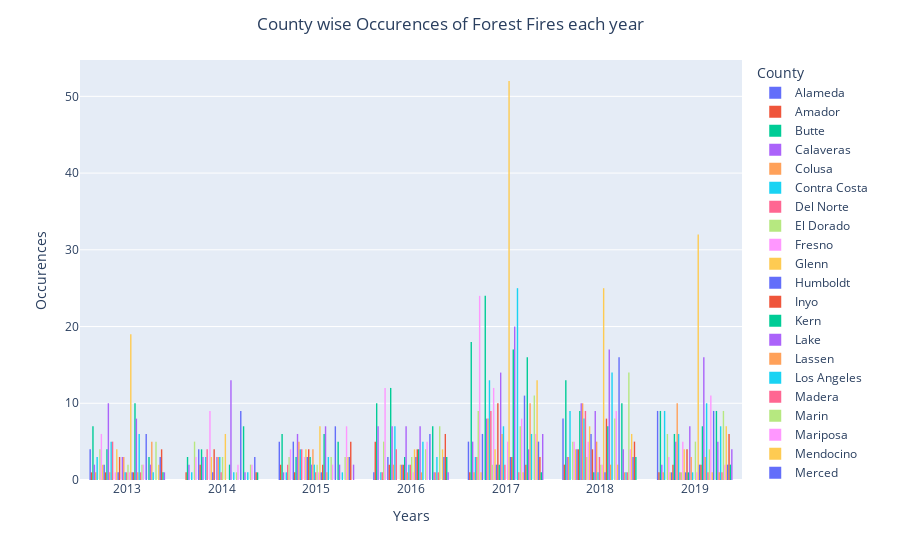

Write notebook code for a chart like this one.
### Markdown cell above
### On studying about the frequency of forest fires from our collected data, it is evident that the year of 2017 saw the maximum number of forest fire occurrences which was over 400. The year of 2014 had the least occurrences which was just above 100, followed by the consecutive year of 2015. The graph below shows that the frequency has only grown over the years and each time the count has remained above 100.

### Code cell
fig=px.histogram(rslt_df, x='Date',color="County", barmode='group',labels={"Date": "Years", "count": "Occurences of ForestFires"}
    ).update_layout(
    title={"text": "County wise Occurences of Forest Fires each year", "x": 0.5}, yaxis_title="Occurences")
fig.show()

### Figure 1 — Plotly figure (JSON) as saved in the notebook; plotly's stock layout.template omitted (floating-point values rounded to 4 significant figures; data arrays with more than 128 entries replaced by an {"elided": "..."} marker saying what was removed)
{"data": [{"alignmentgroup": "True", "bingroup": "x", "hovertemplate": "County=Alameda<br>Years=%{x}<br>count=%{y}<extra></extra>", "legendgroup": "Alameda", "marker": {"color": "#636efa", "pattern": {"shape": ""}}, "name": "Alameda", "offsetgroup": "Alameda", "orientation": "v", "showlegend": true, "type": "histogram", "x": [2013, 2013, 2013, 2013, 2015, 2015, 2015, 2015, 2015, 2016, 2017, 2017, 2017, 2017, 2017, 2018, 2018, 2018, 2018, 2018, 2018, 2018, 2018, 2019, 2019, 2019, 2019, 2019, 2019, 2019, 2019, 2019], "xaxis": "x", "yaxis": "y"}, {"alignmentgroup": "True", "bingroup": "x", "hovertemplate": "County=Amador<br>Years=%{x}<br>count=%{y}<extra></extra>", "legendgroup": "Amador", "marker": {"color": "#EF553B", "pattern": {"shape": ""}}, "name": "Amador", "offsetgroup": "Amador", "orientation": "v", "showlegend": true, "type": "histogram", "x": [2013, 2014, 2015, 2015, 2016, 2016, 2016, 2016, 2016, 2017, 2018, 2018, 2019], "xaxis": "x", "yaxis": "y"}, {"alignmentgroup": "True", "bingroup": "x", "hovertemplate": "County=Butte<br>Years=%{x}<br>count=%{y}<extra></extra>", "legendgroup": "Butte", "marker": {"color": "#00cc96", "pattern": {"shape": ""}}, "name": "Butte", "offsetgroup": "Butte", "orientation": "v", "showlegend": true, "type": "histogram", "x": [2013, 2013, 2013, 2013, 2013, 2013, 2013, 2014, 2014, 2014, 2015, 2015, 2015, 2015, 2015, 2015, 2016, 2016, 2016, 2016, 2016, 2016, 2016, 2016, 2016, 2016, 2017, 2017, 2017, 2017, 2017, 2017, 2017, 2017, 2017, 2017, 2017, 2017, 2017, 2017, 2017, 2017, 2017, 2017, 2018, 2018, 2018, 2018, 2018, 2018, 2018, 2018, 2018, 2018, 2018, 2018, 2018, 2019, 2019, 2019, 2019, 2019, 2019, 2019, 2019, 2019], "xaxis": "x", "yaxis": "y"}, {"alignmentgroup": "True", "bingroup": "x", "hovertemplate": "County=Calaveras<br>Years=%{x}<br>count=%{y}<extra></extra>", "legendgroup": "Calaveras", "marker": {"color": "#ab63fa", "pattern": {"shape": ""}}, "name": "Calaveras", "offsetgroup": "Calaveras", "orientation": "v", "showlegend": true, "type": "histogram", "x": [2013, 2013, 2014, 2014, 2015, 2016, 2016, 2016, 2016, 2016, 2016, 2016, 2017, 2017, 2017, 2017, 2017, 2018, 2018, 2018, 2019, 2019], "xaxis": "x", "yaxis": "y"}, {"alignmentgroup": "True", "bingroup": "x", "hovertemplate": "County=Colusa<br>Years=%{x}<br>count=%{y}<extra></extra>", "legendgroup": "Colusa", "marker": {"color": "#FFA15A", "pattern": {"shape": ""}}, "name": "Colusa", "offsetgroup": "Colusa", "orientation": "v", "showlegend": true, "type": "histogram", "x": [2013, 2017, 2018, 2018, 2018, 2019], "xaxis": "x", "yaxis": "y"}, {"alignmentgroup": "True", "bingroup": "x", "hovertemplate": "County=Contra Costa<br>Years=%{x}<br>count=%{y}<extra></extra>", "legendgroup": "Contra Costa", "marker": {"color": "#19d3f3", "pattern": {"shape": ""}}, "name": "Contra Costa", "offsetgroup": "Contra Costa", "orientation": "v", "showlegend": true, "type": "histogram", "x": [2013, 2013, 2013, 2014, 2015, 2016, 2017, 2017, 2017, 2018, 2018, 2018, 2018, 2018, 2018, 2018, 2018, 2018, 2019, 2019, 2019, 2019, 2019, 2019, 2019, 2019, 2019], "xaxis": "x", "yaxis": "y"}, {"alignmentgroup": "True", "bingroup": "x", "hovertemplate": "County=Del Norte<br>Years=%{x}<br>count=%{y}<extra></extra>", "legendgroup": "Del Norte", "marker": {"color": "#FF6692", "pattern": {"shape": ""}}, "name": "Del Norte", "offsetgroup": "Del Norte", "orientation": "v", "showlegend": true, "type": "histogram", "x": [2015, 2015, 2016, 2017, 2017, 2017], "xaxis": "x", "yaxis": "y"}, {"alignmentgroup": "True", "bingroup": "x", "hovertemplate": "County=El Dorado<br>Years=%{x}<br>count=%{y}<extra></extra>", "legendgroup": "El Dorado", "marker": {"color": "#B6E880", "pattern": {"shape": ""}}, "name": "El Dorado", "offsetgroup": "El Dorado", "orientation": "v", "showlegend": true, "type": "histogram", "x": [2013, 2013, 2013, 2013, 2014, 2014, 2014, 2014, 2014, 2015, 2015, 2015, 2016, 2016, 2016, 2016, 2016, 2017, 2017, 2017, 2017, 2017, 2017, 2017, 2017, 2017, 2018, 2018, 2018, 2018, 2018, 2019, 2019, 2019, 2019, 2019, 2019], "xaxis": "x", "yaxis": "y"}, {"alignmentgroup": "True", "bingroup": "x", "hovertemplate": "County=Fresno<br>Years=%{x}<br>count=%{y}<extra></extra>", "legendgroup": "Fresno", "marker": {"color": "#FF97FF", "pattern": {"shape": ""}}, "name": "Fresno", "offsetgroup": "Fresno", "orientation": "v", "showlegend": true, "type": "histogram", "x": [2013, 2013, 2013, 2013, 2013, 2013, 2014, 2014, 2014, 2015, 2015, 2015, 2015, 2016, 2016, 2016, 2016, 2016, 2016, 2016, 2016, 2016, 2016, 2016, 2016, 2017, 2017, 2017, 2017, 2017, 2017, 2017, 2017, 2017, 2017, 2017, 2017, 2017, 2017, 2017, 2017, 2017, 2017, 2017, 2017, 2017, 2017, 2017, 2017, 2018, 2018, 2018, 2018, 2018, 2019, 2019, 2019], "xaxis": "x", "yaxis": "y"}, {"alignmentgroup": "True", "bingroup": "x", "hovertemplate": "County=Glenn<br>Years=%{x}<br>count=%{y}<extra></extra>", "legendgroup": "Glenn", "marker": {"color": "#FECB52", "pattern": {"shape": ""}}, "name": "Glenn", "offsetgroup": "Glenn", "orientation": "v", "showlegend": true, "type": "histogram", "x": [2013, 2013, 2017, 2018, 2018, 2018, 2018, 2019], "xaxis": "x", "yaxis": "y"}, {"alignmentgroup": "True", "bingroup": "x", "hovertemplate": "County=Humboldt<br>Years=%{x}<br>count=%{y}<extra></extra>", "legendgroup": "Humboldt", "marker": {"color": "#636efa", "pattern": {"shape": ""}}, "name": "Humboldt", "offsetgroup": "Humboldt", "orientation": "v", "showlegend": true, "type": "histogram", "x": [2013, 2013, 2014, 2014, 2014, 2014, 2015, 2015, 2015, 2015, 2015, 2016, 2016, 2016, 2017, 2017, 2017, 2017, 2017, 2017, 2018, 2018, 2018, 2018, 2019], "xaxis": "x", "yaxis": "y"}, {"alignmentgroup": "True", "bingroup": "x", "hovertemplate": "County=Inyo<br>Years=%{x}<br>count=%{y}<extra></extra>", "legendgroup": "Inyo", "marker": {"color": "#EF553B", "pattern": {"shape": ""}}, "name": "Inyo", "offsetgroup": "Inyo", "orientation": "v", "showlegend": true, "type": "histogram", "x": [2013, 2014, 2014, 2015, 2016, 2016, 2018, 2018, 2018, 2018, 2019, 2019], "xaxis": "x", "yaxis": "y"}, {"alignmentgroup": "True", "bingroup": "x", "hovertemplate": "County=Kern<br>Years=%{x}<br>count=%{y}<extra></extra>", "legendgroup": "Kern", "marker": {"color": "#00cc96", "pattern": {"shape": ""}}, "name": "Kern", "offsetgroup": "Kern", "orientation": "v", "showlegend": true, "type": "histogram", "x": [2013, 2013, 2013, 2013, 2014, 2014, 2014, 2014, 2015, 2015, 2015, 2016, 2016, 2016, 2016, 2016, 2016, 2016, 2016, 2016, 2016, 2016, 2016, 2017, 2017, 2017, 2017, 2017, 2017, 2017, 2017, 2017, 2017, 2017, 2017, 2017, 2017, 2017, 2017, 2017, 2017, 2017, 2017, 2017, 2017, 2017, 2017, 2018, 2018, 2018, 2018, 2018, 2018, 2018, 2018, 2018, 2019, 2019, 2019, 2019, 2019, 2019], "xaxis": "x", "yaxis": "y"}, {"alignmentgroup": "True", "bingroup": "x", "hovertemplate": "County=Lake<br>Years=%{x}<br>count=%{y}<extra></extra>", "legendgroup": "Lake", "marker": {"color": "#ab63fa", "pattern": {"shape": ""}}, "name": "Lake", "offsetgroup": "Lake", "orientation": "v", "showlegend": true, "type": "histogram", "x": [2013, 2013, 2013, 2013, 2013, 2013, 2013, 2013, 2013, 2013, 2014, 2014, 2014, 2015, 2015, 2015, 2015, 2015, 2015, 2016, 2016, 2016, 2016, 2016, 2016, 2016, 2017, 2017, 2017, 2017, 2017, 2017, 2017, 2017, 2018, 2018, 2018, 2018, 2018, 2018, 2018, 2018, 2018, 2018, 2019, 2019, 2019, 2019, 2019], "xaxis": "x", "yaxis": "y"}, {"alignmentgroup": "True", "bingroup": "x", "hovertemplate": "County=Lassen<br>Years=%{x}<br>count=%{y}<extra></extra>", "legendgroup": "Lassen", "marker": {"color": "#FFA15A", "pattern": {"shape": ""}}, "name": "Lassen", "offsetgroup": "Lassen", "orientation": "v", "showlegend": true, "type": "histogram", "x": [2013, 2015, 2015, 2015, 2015, 2015, 2016, 2016, 2017, 2017, 2017, 2017, 2017, 2017, 2017, 2017, 2018, 2018, 2018, 2018, 2018, 2018, 2018, 2018, 2018, 2018, 2019, 2019, 2019, 2019, 2019, 2019, 2019, 2019, 2019, 2019], "xaxis": "x", "yaxis": "y"}, {"alignmentgroup": "True", "bingroup": "x", "hovertemplate": "County=Los Angeles<br>Years=%{x}<br>count=%{y}<extra></extra>", "legendgroup": "Los Angeles", "marker": {"color": "#19d3f3", "pattern": {"shape": ""}}, "name": "Los Angeles", "offsetgroup": "Los Angeles", "orientation": "v", "showlegend": true, "type": "histogram", "x": [2013, 2013, 2013, 2013, 2013, 2014, 2014, 2014, 2015, 2015, 2015, 2015, 2016, 2016, 2016, 2016, 2016, 2016, 2016, 2017, 2017, 2017, 2017, 2017, 2017, 2017, 2017, 2017, 2017, 2017, 2017, 2017, 2018, 2018, 2018, 2018, 2018, 2018, 2018, 2018, 2019, 2019, 2019, 2019, 2019, 2019], "xaxis": "x", "yaxis": "y"}, {"alignmentgroup": "True", "bingroup": "x", "hovertemplate": "County=Madera<br>Years=%{x}<br>count=%{y}<extra></extra>", "legendgroup": "Madera", "marker": {"color": "#FF6692", "pattern": {"shape": ""}}, "name": "Madera", "offsetgroup": "Madera", "orientation": "v", "showlegend": true, "type": "histogram", "x": [2013, 2013, 2013, 2013, 2013, 2014, 2014, 2014, 2014, 2015, 2015, 2015, 2015, 2016, 2016, 2016, 2016, 2017, 2017, 2017, 2017, 2017, 2017, 2017, 2017, 2017, 2018, 2018, 2018, 2018, 2018, 2018, 2018, 2018, 2018, 2019], "xaxis": "x", "yaxis": "y"}, {"alignmentgroup": "True", "bingroup": "x", "hovertemplate": "County=Marin<br>Years=%{x}<br>count=%{y}<extra></extra>", "legendgroup": "Marin", "marker": {"color": "#B6E880", "pattern": {"shape": ""}}, "name": "Marin", "offsetgroup": "Marin", "orientation": "v", "showlegend": true, "type": "histogram", "x": [2017, 2017, 2018, 2018, 2018, 2019], "xaxis": "x", "yaxis": "y"}, {"alignmentgroup": "True", "bingroup": "x", "hovertemplate": "County=Mariposa<br>Years=%{x}<br>count=%{y}<extra></extra>", "legendgroup": "Mariposa", "marker": {"color": "#FF97FF", "pattern": {"shape": ""}}, "name": "Mariposa", "offsetgroup": "Mariposa", "orientation": "v", "showlegend": true, "type": "histogram", "x": [2013, 2014, 2014, 2014, 2014, 2014, 2014, 2014, 2014, 2014, 2015, 2015, 2015, 2017, 2017, 2017, 2017, 2017, 2017, 2017, 2017, 2017, 2017, 2017, 2017, 2018, 2018, 2018, 2018, 2018, 2019, 2019, 2019, 2019, 2019], "xaxis": "x", "yaxis": "y"}, {"alignmentgroup": "True", "bingroup": "x", "hovertemplate": "County=Mendocino<br>Years=%{x}<br>count=%{y}<extra></extra>", "legendgroup": "Mendocino", "marker": {"color": "#FECB52", "pattern": {"shape": ""}}, "name": "Mendocino", "offsetgroup": "Mendocino", "orientation": "v", "showlegend": true, "type": "histogram", "x": [2013, 2013, 2013, 2013, 2014, 2014, 2014, 2015, 2015, 2015, 2015, 2016, 2016, 2017, 2017, 2017, 2017, 2018, 2018, 2018, 2018, 2018, 2018, 2018, 2019, 2019, 2019, 2019], "xaxis": "x", "yaxis": "y"}, {"alignmentgroup": "True", "bingroup": "x", "hovertemplate": "County=Merced<br>Years=%{x}<br>count=%{y}<extra></extra>", "legendgroup": "Merced", "marker": {"color": "#636efa", "pattern": {"shape": ""}}, "name": "Merced", "offsetgroup": "Merced", "orientation": "v", "showlegend": true, "type": "histogram", "x": [2013, 2014, 2015, 2015, 2015, 2016, 2016, 2017, 2017, 2018, 2018, 2018, 2018, 2018, 2018, 2019], "xaxis": "x", "yaxis": "y"}, {"alignmentgroup": "True", "bingroup": "x", "hovertemplate": "County=Modoc<br>Years=%{x}<br>count=%{y}<extra></extra>", "legendgroup": "Modoc", "marker": {"color": "#EF553B", "pattern": {"shape": ""}}, "name": "Modoc", "offsetgroup": "Modoc", "orientation": "v", "showlegend": true, "type": "histogram", "x": [2013, 2013, 2013, 2014, 2014, 2014, 2014, 2015, 2015, 2015, 2015, 2016, 2016, 2017, 2017, 2017, 2017, 2017, 2017, 2017, 2017, 2017, 2017, 2018, 2018, 2018, 2018, 2019, 2019, 2019, 2019], "xaxis": "x", "yaxis": "y"}, {"alignmentgroup": "True", "bingroup": "x", "hovertemplate": "County=Mono<br>Years=%{x}<br>count=%{y}<extra></extra>", "legendgroup": "Mono", "marker": {"color": "#00cc96", "pattern": {"shape": ""}}, "name": "Mono", "offsetgroup": "Mono", "orientation": "v", "showlegend": true, "type": "histogram", "x": [2015, 2015, 2015, 2016, 2016, 2016, 2017, 2017, 2018, 2019], "xaxis": "x", "yaxis": "y"}, {"alignmentgroup": "True", "bingroup": "x", "hovertemplate": "County=Monterey<br>Years=%{x}<br>count=%{y}<extra></extra>", "legendgroup": "Monterey", "marker": {"color": "#ab63fa", "pattern": {"shape": ""}}, "name": "Monterey", "offsetgroup": "Monterey", "orientation": "v", "showlegend": true, "type": "histogram", "x": [2013, 2013, 2013, 2014, 2014, 2014, 2015, 2015, 2016, 2016, 2016, 2016, 2016, 2016, 2016, 2017, 2017, 2017, 2017, 2017, 2017, 2017, 2017, 2017, 2017, 2017, 2017, 2017, 2017, 2018, 2018, 2018, 2018, 2018, 2018, 2018, 2018, 2018, 2019, 2019, 2019, 2019, 2019, 2019, 2019], "xaxis": "x", "yaxis": "y"}, {"alignmentgroup": "True", "bingroup": "x", "hovertemplate": "County=Napa<br>Years=%{x}<br>count=%{y}<extra></extra>", "legendgroup": "Napa", "marker": {"color": "#FFA15A", "pattern": {"shape": ""}}, "name": "Napa", "offsetgroup": "Napa", "orientation": "v", "showlegend": true, "type": "histogram", "x": [2013, 2013, 2013, 2014, 2014, 2014, 2015, 2015, 2015, 2015, 2016, 2017, 2017, 2017, 2017, 2017, 2017, 2018, 2018, 2018, 2018, 2018, 2019, 2019, 2019], "xaxis": "x", "yaxis": "y"}, {"alignmentgroup": "True", "bingroup": "x", "hovertemplate": "County=Nevada<br>Years=%{x}<br>count=%{y}<extra></extra>", "legendgroup": "Nevada", "marker": {"color": "#19d3f3", "pattern": {"shape": ""}}, "name": "Nevada", "offsetgroup": "Nevada", "orientation": "v", "showlegend": true, "type": "histogram", "x": [2013, 2014, 2014, 2014, 2015, 2015, 2016, 2016, 2017, 2017, 2017, 2017, 2017, 2017, 2017, 2018, 2019], "xaxis": "x", "yaxis": "y"}, {"alignmentgroup": "True", "bingroup": "x", "hovertemplate": "County=Orange<br>Years=%{x}<br>count=%{y}<extra></extra>", "legendgroup": "Orange", "marker": {"color": "#FF6692", "pattern": {"shape": ""}}, "name": "Orange", "offsetgroup": "Orange", "orientation": "v", "showlegend": true, "type": "histogram", "x": [2013, 2014, 2015, 2016, 2016, 2017, 2017, 2018, 2018, 2018], "xaxis": "x", "yaxis": "y"}, {"alignmentgroup": "True", "bingroup": "x", "hovertemplate": "County=Placer<br>Years=%{x}<br>count=%{y}<extra></extra>", "legendgroup": "Placer", "marker": {"color": "#B6E880", "pattern": {"shape": ""}}, "name": "Placer", "offsetgroup": "Placer", "orientation": "v", "showlegend": true, "type": "histogram", "x": [2013, 2013, 2014, 2014, 2014, 2015, 2015, 2016, 2016, 2016, 2018, 2018, 2019, 2019, 2019, 2019, 2019], "xaxis": "x", "yaxis": "y"}, {"alignmentgroup": "True", "bingroup": "x", "hovertemplate": "County=Plumas<br>Years=%{x}<br>count=%{y}<extra></extra>", "legendgroup": "Plumas", "marker": {"color": "#FF97FF", "pattern": {"shape": ""}}, "name": "Plumas", "offsetgroup": "Plumas", "orientation": "v", "showlegend": true, "type": "histogram", "x": [2013, 2015, 2016, 2017, 2017, 2017, 2017, 2017, 2018, 2018, 2019], "xaxis": "x", "yaxis": "y"}, {"alignmentgroup": "True", "bingroup": "x", "hovertemplate": "County=Riverside<br>Years=%{x}<br>count=%{y}<extra></extra>", "legendgroup": "Riverside", "marker": {"color": "#FECB52", "pattern": {"shape": ""}}, "name": "Riverside", "offsetgroup": "Riverside", "orientation": "v", "showlegend": true, "type": "histogram", "x": {"elided": "145 int values"}, "xaxis": "x", "yaxis": "y"}, {"alignmentgroup": "True", "bingroup": "x", "hovertemplate": "County=Sacramento<br>Years=%{x}<br>count=%{y}<extra></extra>", "legendgroup": "Sacramento", "marker": {"color": "#636efa", "pattern": {"shape": ""}}, "name": "Sacramento", "offsetgroup": "Sacramento", "orientation": "v", "showlegend": true, "type": "histogram", "x": [2013, 2015, 2016, 2016, 2016, 2017, 2017, 2017, 2018, 2019, 2019], "xaxis": "x", "yaxis": "y"}, {"alignmentgroup": "True", "bingroup": "x", "hovertemplate": "County=San Benito<br>Years=%{x}<br>count=%{y}<extra></extra>", "legendgroup": "San Benito", "marker": {"color": "#EF553B", "pattern": {"shape": ""}}, "name": "San Benito", "offsetgroup": "San Benito", "orientation": "v", "showlegend": true, "type": "histogram", "x": [2013, 2015, 2015, 2016, 2016, 2016, 2016, 2017, 2017, 2017, 2018, 2018, 2018, 2018, 2018, 2018, 2018, 2018, 2019, 2019], "xaxis": "x", "yaxis": "y"}, {"alignmentgroup": "True", "bingroup": "x", "hovertemplate": "County=San Bernardino<br>Years=%{x}<br>count=%{y}<extra></extra>", "legendgroup": "San Bernardino", "marker": {"color": "#00cc96", "pattern": {"shape": ""}}, "name": "San Bernardino", "offsetgroup": "San Bernardino", "orientation": "v", "showlegend": true, "type": "histogram", "x": [2013, 2013, 2013, 2013, 2013, 2013, 2013, 2013, 2013, 2013, 2014, 2014, 2015, 2015, 2015, 2015, 2015, 2015, 2016, 2016, 2016, 2016, 2017, 2017, 2017, 2017, 2017, 2017, 2017, 2017, 2017, 2017, 2017, 2017, 2017, 2017, 2017, 2017, 2017, 2018, 2018, 2018, 2018, 2018, 2018, 2018, 2019, 2019, 2019, 2019, 2019, 2019, 2019], "xaxis": "x", "yaxis": "y"}, {"alignmentgroup": "True", "bingroup": "x", "hovertemplate": "County=San Diego<br>Years=%{x}<br>count=%{y}<extra></extra>", "legendgroup": "San Diego", "marker": {"color": "#ab63fa", "pattern": {"shape": ""}}, "name": "San Diego", "offsetgroup": "San Diego", "orientation": "v", "showlegend": true, "type": "histogram", "x": [2013, 2013, 2013, 2013, 2013, 2013, 2013, 2013, 2014, 2014, 2014, 2014, 2014, 2014, 2014, 2014, 2014, 2014, 2014, 2014, 2014, 2015, 2015, 2015, 2015, 2015, 2015, 2015, 2016, 2016, 2016, 2016, 2016, 2016, 2016, 2017, 2017, 2017, 2017, 2017, 2017, 2017, 2017, 2017, 2017, 2017, 2017, 2017, 2017, 2017, 2017, 2017, 2017, 2017, 2017, 2018, 2018, 2018, 2018, 2018, 2018, 2018, 2018, 2018, 2018, 2018, 2018, 2018, 2018, 2018, 2018, 2018, 2019, 2019, 2019, 2019, 2019, 2019, 2019, 2019, 2019, 2019, 2019, 2019, 2019, 2019, 2019, 2019], "xaxis": "x", "yaxis": "y"}, {"alignmentgroup": "True", "bingroup": "x", "hovertemplate": "County=San Joaquin<br>Years=%{x}<br>count=%{y}<extra></extra>", "legendgroup": "San Joaquin", "marker": {"color": "#FFA15A", "pattern": {"shape": ""}}, "name": "San Joaquin", "offsetgroup": "San Joaquin", "orientation": "v", "showlegend": true, "type": "histogram", "x": [2013, 2015, 2016, 2018, 2018, 2019, 2019, 2019], "xaxis": "x", "yaxis": "y"}, {"alignmentgroup": "True", "bingroup": "x", "hovertemplate": "County=San Luis Obispo<br>Years=%{x}<br>count=%{y}<extra></extra>", "legendgroup": "San Luis Obispo", "marker": {"color": "#19d3f3", "pattern": {"shape": ""}}, "name": "San Luis Obispo", "offsetgroup": "San Luis Obispo", "orientation": "v", "showlegend": true, "type": "histogram", "x": [2013, 2013, 2013, 2013, 2013, 2013, 2014, 2015, 2015, 2015, 2016, 2016, 2016, 2016, 2016, 2017, 2017, 2017, 2017, 2017, 2017, 2017, 2017, 2017, 2017, 2017, 2017, 2017, 2017, 2017, 2017, 2017, 2017, 2017, 2017, 2017, 2017, 2017, 2017, 2017, 2018, 2018, 2018, 2018, 2018, 2018, 2018, 2018, 2018, 2018, 2018, 2018, 2018, 2018, 2019, 2019, 2019, 2019, 2019, 2019, 2019, 2019, 2019, 2019], "xaxis": "x", "yaxis": "y"}, {"alignmentgroup": "True", "bingroup": "x", "hovertemplate": "County=San Mateo<br>Years=%{x}<br>count=%{y}<extra></extra>", "legendgroup": "San Mateo", "marker": {"color": "#FF6692", "pattern": {"shape": ""}}, "name": "San Mateo", "offsetgroup": "San Mateo", "orientation": "v", "showlegend": true, "type": "histogram", "x": [2013, 2017, 2019], "xaxis": "x", "yaxis": "y"}, {"alignmentgroup": "True", "bingroup": "x", "hovertemplate": "County=Santa Barbara<br>Years=%{x}<br>count=%{y}<extra></extra>", "legendgroup": "Santa Barbara", "marker": {"color": "#B6E880", "pattern": {"shape": ""}}, "name": "Santa Barbara", "offsetgroup": "Santa Barbara", "orientation": "v", "showlegend": true, "type": "histogram", "x": [2013, 2013, 2014, 2015, 2015, 2015, 2016, 2016, 2016, 2016, 2017, 2017, 2017, 2017, 2017, 2017, 2017, 2018, 2018, 2018, 2018, 2018, 2018, 2018, 2018, 2019, 2019, 2019, 2019], "xaxis": "x", "yaxis": "y"}, {"alignmentgroup": "True", "bingroup": "x", "hovertemplate": "County=Santa Clara<br>Years=%{x}<br>count=%{y}<extra></extra>", "legendgroup": "Santa Clara", "marker": {"color": "#FF97FF", "pattern": {"shape": ""}}, "name": "Santa Clara", "offsetgroup": "Santa Clara", "orientation": "v", "showlegend": true, "type": "histogram", "x": [2013, 2013, 2014, 2014, 2015, 2015, 2016, 2016, 2016, 2016, 2016, 2017, 2017, 2017, 2017, 2017, 2017, 2017, 2017, 2018, 2018, 2018, 2018, 2018, 2018, 2018, 2018, 2018, 2019, 2019, 2019, 2019, 2019, 2019, 2019, 2019, 2019, 2019, 2019], "xaxis": "x", "yaxis": "y"}, {"alignmentgroup": "True", "bingroup": "x", "hovertemplate": "County=Santa Cruz<br>Years=%{x}<br>count=%{y}<extra></extra>", "legendgroup": "Santa Cruz", "marker": {"color": "#FECB52", "pattern": {"shape": ""}}, "name": "Santa Cruz", "offsetgroup": "Santa Cruz", "orientation": "v", "showlegend": true, "type": "histogram", "x": [2017, 2018, 2018, 2019], "xaxis": "x", "yaxis": "y"}, {"alignmentgroup": "True", "bingroup": "x", "hovertemplate": "County=Shasta<br>Years=%{x}<br>count=%{y}<extra></extra>", "legendgroup": "Shasta", "marker": {"color": "#636efa", "pattern": {"shape": ""}}, "name": "Shasta", "offsetgroup": "Shasta", "orientation": "v", "showlegend": true, "type": "histogram", "x": [2013, 2013, 2013, 2013, 2013, 2013, 2014, 2014, 2014, 2014, 2014, 2014, 2014, 2014, 2014, 2015, 2015, 2015, 2015, 2015, 2015, 2015, 2016, 2016, 2016, 2016, 2016, 2016, 2017, 2017, 2017, 2017, 2017, 2017, 2017, 2017, 2017, 2017, 2017, 2018, 2018, 2018, 2018, 2018, 2018, 2018, 2018, 2018, 2018, 2018, 2018, 2018, 2018, 2018, 2018, 2019, 2019, 2019, 2019, 2019, 2019, 2019, 2019, 2019], "xaxis": "x", "yaxis": "y"}, {"alignmentgroup": "True", "bingroup": "x", "hovertemplate": "County=Sierra<br>Years=%{x}<br>count=%{y}<extra></extra>", "legendgroup": "Sierra", "marker": {"color": "#EF553B", "pattern": {"shape": ""}}, "name": "Sierra", "offsetgroup": "Sierra", "orientation": "v", "showlegend": true, "type": "histogram", "x": [2017, 2017], "xaxis": "x", "yaxis": "y"}, {"alignmentgroup": "True", "bingroup": "x", "hovertemplate": "County=Siskiyou<br>Years=%{x}<br>count=%{y}<extra></extra>", "legendgroup": "Siskiyou", "marker": {"color": "#00cc96", "pattern": {"shape": ""}}, "name": "Siskiyou", "offsetgroup": "Siskiyou", "orientation": "v", "showlegend": true, "type": "histogram", "x": [2013, 2013, 2013, 2014, 2014, 2014, 2014, 2014, 2014, 2014, 2015, 2015, 2015, 2015, 2015, 2016, 2016, 2016, 2016, 2016, 2016, 2016, 2017, 2017, 2017, 2017, 2017, 2017, 2017, 2017, 2017, 2017, 2017, 2017, 2017, 2017, 2017, 2017, 2018, 2018, 2018, 2018, 2018, 2018, 2018, 2018, 2018, 2018, 2019, 2019, 2019, 2019, 2019, 2019, 2019, 2019, 2019], "xaxis": "x", "yaxis": "y"}, {"alignmentgroup": "True", "bingroup": "x", "hovertemplate": "County=Solano<br>Years=%{x}<br>count=%{y}<extra></extra>", "legendgroup": "Solano", "marker": {"color": "#ab63fa", "pattern": {"shape": ""}}, "name": "Solano", "offsetgroup": "Solano", "orientation": "v", "showlegend": true, "type": "histogram", "x": [2013, 2013, 2014, 2015, 2015, 2016, 2017, 2017, 2017, 2017, 2018, 2018, 2018, 2018, 2019, 2019, 2019, 2019, 2019], "xaxis": "x", "yaxis": "y"}, {"alignmentgroup": "True", "bingroup": "x", "hovertemplate": "County=Sonoma<br>Years=%{x}<br>count=%{y}<extra></extra>", "legendgroup": "Sonoma", "marker": {"color": "#FFA15A", "pattern": {"shape": ""}}, "name": "Sonoma", "offsetgroup": "Sonoma", "orientation": "v", "showlegend": true, "type": "histogram", "x": [2013, 2013, 2013, 2013, 2013, 2016, 2017, 2017, 2017, 2017, 2017, 2017, 2017, 2017, 2017, 2017, 2018, 2019], "xaxis": "x", "yaxis": "y"}, {"alignmentgroup": "True", "bingroup": "x", "hovertemplate": "County=Stanislaus<br>Years=%{x}<br>count=%{y}<extra></extra>", "legendgroup": "Stanislaus", "marker": {"color": "#19d3f3", "pattern": {"shape": ""}}, "name": "Stanislaus", "offsetgroup": "Stanislaus", "orientation": "v", "showlegend": true, "type": "histogram", "x": [2013, 2014, 2015, 2016, 2016, 2016, 2017, 2017, 2017, 2017, 2017, 2017, 2018, 2019, 2019, 2019, 2019, 2019, 2019, 2019], "xaxis": "x", "yaxis": "y"}, {"alignmentgroup": "True", "bingroup": "x", "hovertemplate": "County=Sutter<br>Years=%{x}<br>count=%{y}<extra></extra>", "legendgroup": "Sutter", "marker": {"color": "#FF6692", "pattern": {"shape": ""}}, "name": "Sutter", "offsetgroup": "Sutter", "orientation": "v", "showlegend": true, "type": "histogram", "x": [2016, 2018, 2019], "xaxis": "x", "yaxis": "y"}, {"alignmentgroup": "True", "bingroup": "x", "hovertemplate": "County=Tehama<br>Years=%{x}<br>count=%{y}<extra></extra>", "legendgroup": "Tehama", "marker": {"color": "#B6E880", "pattern": {"shape": ""}}, "name": "Tehama", "offsetgroup": "Tehama", "orientation": "v", "showlegend": true, "type": "histogram", "x": [2013, 2013, 2013, 2013, 2013, 2014, 2014, 2015, 2015, 2015, 2016, 2016, 2016, 2016, 2016, 2016, 2016, 2017, 2017, 2017, 2017, 2017, 2017, 2017, 2017, 2017, 2017, 2017, 2018, 2018, 2018, 2018, 2018, 2018, 2018, 2018, 2018, 2018, 2018, 2018, 2018, 2018, 2019, 2019, 2019, 2019, 2019, 2019, 2019, 2019, 2019], "xaxis": "x", "yaxis": "y"}, {"alignmentgroup": "True", "bingroup": "x", "hovertemplate": "County=Trinity<br>Years=%{x}<br>count=%{y}<extra></extra>", "legendgroup": "Trinity", "marker": {"color": "#FF97FF", "pattern": {"shape": ""}}, "name": "Trinity", "offsetgroup": "Trinity", "orientation": "v", "showlegend": true, "type": "histogram", "x": [2014, 2014, 2015, 2015, 2015, 2015, 2015, 2015, 2015, 2017, 2017, 2017, 2017, 2017, 2017, 2018, 2018, 2018, 2018, 2019, 2019], "xaxis": "x", "yaxis": "y"}, {"alignmentgroup": "True", "bingroup": "x", "hovertemplate": "County=Tulare<br>Years=%{x}<br>count=%{y}<extra></extra>", "legendgroup": "Tulare", "marker": {"color": "#FECB52", "pattern": {"shape": ""}}, "name": "Tulare", "offsetgroup": "Tulare", "orientation": "v", "showlegend": true, "type": "histogram", "x": [2013, 2013, 2015, 2015, 2015, 2016, 2016, 2016, 2016, 2017, 2017, 2017, 2017, 2017, 2017, 2017, 2017, 2017, 2017, 2017, 2017, 2017, 2018, 2018, 2018, 2018, 2018, 2018, 2019, 2019, 2019, 2019, 2019, 2019, 2019], "xaxis": "x", "yaxis": "y"}, {"alignmentgroup": "True", "bingroup": "x", "hovertemplate": "County=Tuolumne<br>Years=%{x}<br>count=%{y}<extra></extra>", "legendgroup": "Tuolumne", "marker": {"color": "#636efa", "pattern": {"shape": ""}}, "name": "Tuolumne", "offsetgroup": "Tuolumne", "orientation": "v", "showlegend": true, "type": "histogram", "x": [2013, 2013, 2013, 2014, 2014, 2014, 2015, 2015, 2015, 2016, 2016, 2016, 2017, 2017, 2017, 2017, 2017, 2018, 2018, 2018, 2019, 2019], "xaxis": "x", "yaxis": "y"}, {"alignmentgroup": "True", "bingroup": "x", "hovertemplate": "County=Ventura<br>Years=%{x}<br>count=%{y}<extra></extra>", "legendgroup": "Ventura", "marker": {"color": "#EF553B", "pattern": {"shape": ""}}, "name": "Ventura", "offsetgroup": "Ventura", "orientation": "v", "showlegend": true, "type": "histogram", "x": [2013, 2013, 2013, 2013, 2014, 2015, 2015, 2015, 2015, 2015, 2016, 2016, 2016, 2016, 2016, 2016, 2017, 2017, 2017, 2018, 2018, 2018, 2018, 2018, 2019, 2019, 2019, 2019, 2019, 2019], "xaxis": "x", "yaxis": "y"}, {"alignmentgroup": "True", "bingroup": "x", "hovertemplate": "County=Yolo<br>Years=%{x}<br>count=%{y}<extra></extra>", "legendgroup": "Yolo", "marker": {"color": "#00cc96", "pattern": {"shape": ""}}, "name": "Yolo", "offsetgroup": "Yolo", "orientation": "v", "showlegend": true, "type": "histogram", "x": [2013, 2014, 2016, 2016, 2016, 2017, 2018, 2018, 2018, 2019, 2019], "xaxis": "x", "yaxis": "y"}, {"alignmentgroup": "True", "bingroup": "x", "hovertemplate": "County=Yuba<br>Years=%{x}<br>count=%{y}<extra></extra>", "legendgroup": "Yuba", "marker": {"color": "#ab63fa", "pattern": {"shape": ""}}, "name": "Yuba", "offsetgroup": "Yuba", "orientation": "v", "showlegend": true, "type": "histogram", "x": [2013, 2015, 2015, 2016, 2017, 2017, 2017, 2017, 2017, 2017, 2019, 2019, 2019, 2019], "xaxis": "x", "yaxis": "y"}], "layout": {"barmode": "group", "legend": {"title": {"text": "County"}, "tracegroupgap": 0}, "margin": {"t": 60}, "title": {"text": "County wise Occurences of Forest Fires each year", "x": 0.5}, "xaxis": {"anchor": "y", "domain": [0, 1], "title": {"text": "Years"}}, "yaxis": {"anchor": "x", "domain": [0, 1], "title": {"text": "Occurences"}}}}
